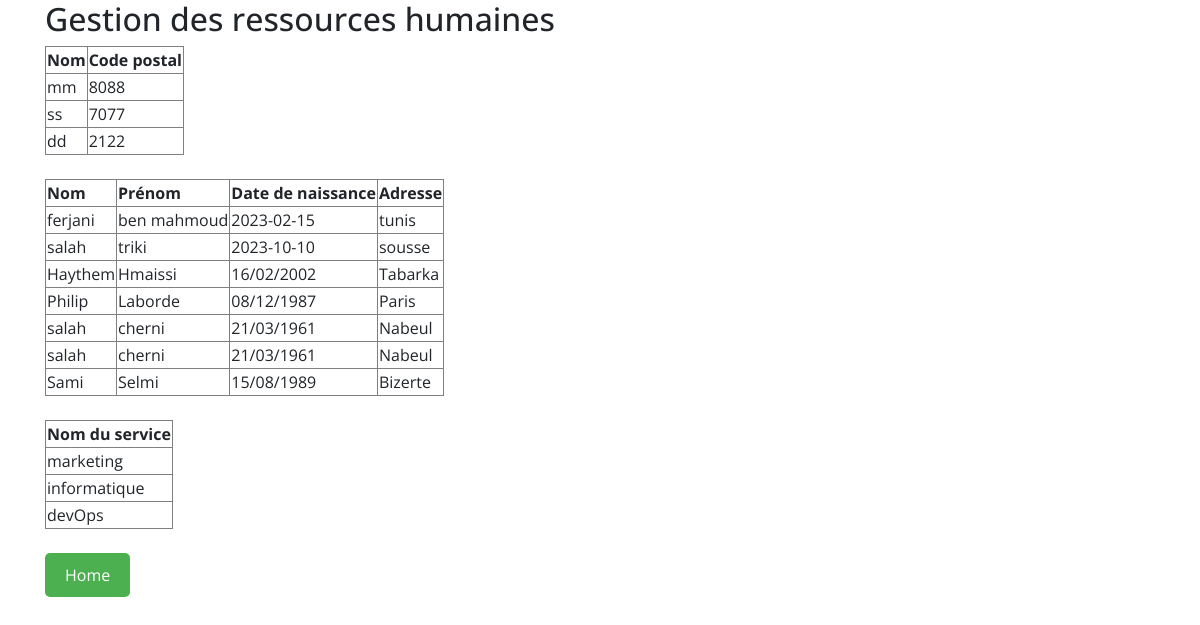
The page /home on the database its author committed.
### grh/models.py (models this page shows, shortened)
class Commune(models.Model):
    nom_com = models.CharField(max_length=200, null=True)
    codep_com = models.CharField(max_length=200)
    id_com = models.AutoField(primary_key=True)

class Employee(models.Model):
    nom_emp = models.CharField(max_length=200, null=True)
    preno_emp = models.CharField(max_length=200)
    daten_emp = models.CharField(max_length=200)
    adre_emp = models.CharField(max_length=200)
    id_com = models.ForeignKey(Commune, on_delete=models.CASCADE, null=True)
    id_emp = models.AutoField(primary_key=True)

class Service(models.Model):
    nom_ser = models.CharField(max_length=200, null=True)
    id_ser = models.AutoField(primary_key=True)

### website/views.py (the view)
# urls.py: 2. Add a URL to urlpatterns:  path('', views.home, name='home')
def home(request):
    all_Communes = Commune.objects.all()
    all_Employees = Employee.objects.all()
    all_Services = Service.objects.all()
    return render(request, 'home.html', {'allC': all_Communes,'allE':all_Employees,'allS':all_Services})

### website/templates/home.html
{% extends 'paste.html' %}
{% block content%}
<div class="container">
<h2>Gestion des ressources humaines</h2>
<table border="1">
    <tr>
        <th>Nom</th>
        <th>Code postal</th>
    </tr>
    {% for item in allC %}
        <tr>
            <td>{{ item.nom_com }}</td>
            <td>{{ item.codep_com }}</td>
        </tr>
    {% endfor %}
</table>
<br>
<table border="1">
    <tr>
        <th>Nom</th>
        <th>Prénom</th>
        <th>Date de naissance</th>
        <th>Adresse</th>
    </tr>
    {% for item in allE %}
        <tr>
            <td>{{ item.nom_emp }}</td>
            <td>{{ item.preno_emp }}</td>
            <td>{{ item.daten_emp }}</td>
            <td>{{ item.adre_emp }}</td>
        </tr>
    {% endfor %}
</table>
<br>
<table border="1">
    <tr>
        <th>Nom du service</th>
    </tr>
    {% for item in allS %}
        <tr>
            <td>{{ item.nom_ser }}</td>
        </tr>
    {% endfor %}
</table><br/>
<div class="p-t-20">
    <a href="{% url 'index' %}"><button class="btn btn--radius btn--green" type="submit"
    style="background-color: #4CAF50; /* Couleur de fond */
    color: white; /* Couleur du texte */
    padding: 10px 20px; /* Espacement intérieur */
    text-align: center; /* Alignement du texte */
    text-decoration: none; /* Style de soulignement du texte */
    display: inline-block; /* Affichage en ligne */
    font-size: 16px; /* Taille de la police */
    border-radius: 5px; /* Rayon des coins */
    cursor: pointer; /* Curseur au survol */
    border: none; /* Suppression de la bordure par défaut */">Home</button></a>
</div>
</div>
{% endblock %}

### website/templates/paste.html (shortened to what this page needs)
{% load static %}
<!doctype html>
<html lang="en">
  <head>
    <link rel="stylesheet" href="{% static 'fonts/icomoon/style.css'%}">
    <link rel="stylesheet" href="{% static 'css/owl.carousel.min.css'%}">
    <link rel="stylesheet" href="{% static 'css/bootstrap.min.css'%}">
    <link rel="stylesheet" href="{% static 'css/style.css'%}">
  </head>
  <body>
        {% block content%}
        {% endblock %}
  </body>
</html>

### static/css/style.css (style rules this page uses)
body { font-family: "Open Sans", -apple-system, BlinkMacSystemFont, "Segoe UI", Roboto, "Helvetica Neue", Arial, "Noto Sans", sans-serif, "Apple Color Emoji", "Segoe UI Emoji", "Segoe UI Symbol", "Noto Color Emoji"; background-color: #fff; height: 200vh; position: relative; }
body:before { content: ""; position: absolute; top: 0; left: 0; right: 0; bottom: 0; background: rgba(0, 0, 0, 0.5); -webkit-transition: .3s all ease; -o-transition: .3s all ease; transition: .3s all ease; opacity: 0; visibility: hidden; z-index: 1; }
h1, h2, h3, h4, h5, h6, .h1, .h2, .h3, .h4, .h5, .h6 { font-family: "Open Sans", -apple-system, BlinkMacSystemFont, "Segoe UI", Roboto, "Helvetica Neue", Arial, "Noto Sans", sans-serif, "Apple Color Emoji", "Segoe UI Emoji", "Segoe UI Symbol", "Noto Color Emoji"; }
a { -webkit-transition: .3s all ease; -o-transition: .3s all ease; transition: .3s all ease; }
a, a:hover { text-decoration: none !important; }

### rows shown on the page
Commune: nom_com "mm", codep_com "8088"
Commune: nom_com "ss", codep_com "7077"
Commune: nom_com "dd", codep_com "2122"
Employee: nom_emp "ferjani", preno_emp "ben mahmoud", daten_emp "2023-02-15", adre_emp "tunis"
Employee: nom_emp "salah", preno_emp "triki", daten_emp "2023-10-10", adre_emp "sousse"
Employee: nom_emp "Haythem", preno_emp "Hmaissi", daten_emp "16/02/2002", adre_emp "Tabarka"
Employee: nom_emp "Philip", preno_emp "Laborde", daten_emp "08/12/1987", adre_emp "Paris"
Employee: nom_emp "salah", preno_emp "cherni", daten_emp "21/03/1961", adre_emp "Nabeul"
Employee: nom_emp "salah", preno_emp "cherni", daten_emp "21/03/1961", adre_emp "Nabeul"
Employee: nom_emp "Sami", preno_emp "Selmi", daten_emp "15/08/1989", adre_emp "Bizerte"
Service: nom_ser "marketing"
Service: nom_ser "informatique"
Service: nom_ser "devOps"
